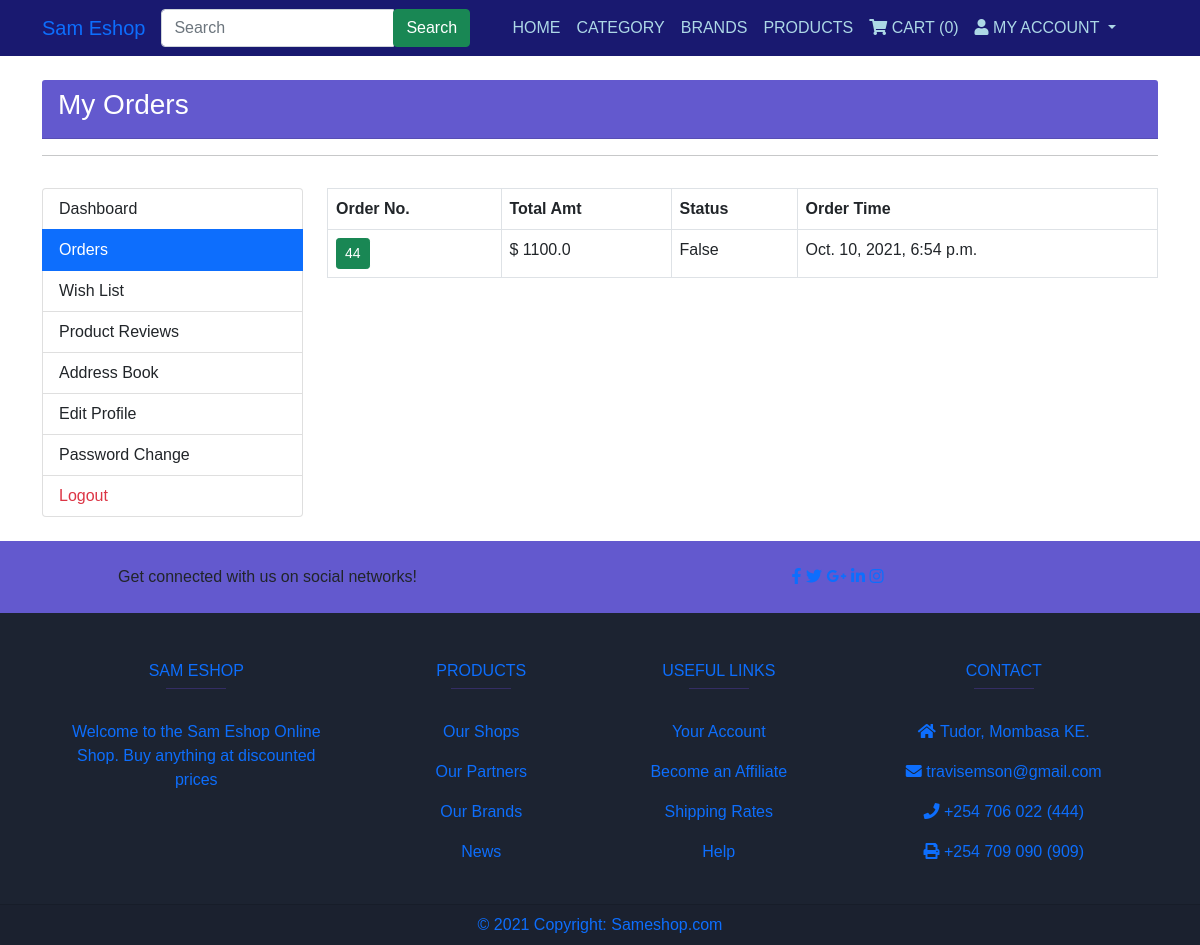
The app's page /my-orders (signed in) with its own data.
### main/models.py (models this page shows)
class CartOrder(models.Model):
    user = models.ForeignKey(User, on_delete=models.CASCADE)
    total_amt = models.FloatField()
    paid_status = models.BooleanField(default=False)
    order_dt = models.DateTimeField(auto_now_add=True)
    order_status = models.CharField(max_length=150, choices=status_choice, default='process')
    class Meta:
        verbose_name_plural = '8. Order'

### main/views.py (the view)
# urls.py: path('my-orders', views.my_orders, name='my_orders'),
def my_orders(request):
    orders = CartOrder.objects.filter(user=request.user).order_by('-id')
    return render(request, 'user/orders.html', {'orders': orders})

### main/template_context.py (called while the page is built)
def get_filters(request):
    cats = Product.objects.distinct().values('category__title', 'category__id')
    bands = Product.objects.distinct().values('brand__title', 'brand__id')
    colors = ProductAttribute.objects.distinct().values('color__title', 'color__id', 'color__color_code')
    sizes = ProductAttribute.objects.distinct().values('size__title', 'size__id')
    minMaxPrice = ProductAttribute.objects.aggregate(Min('price'), Max('price'))
    data = {
        'cats': cats,
        'bands': bands,
        'colors': colors,
        'sizes': sizes,
        'minMaxPrice': minMaxPrice,
    }
    return data

### main/templates/user/orders.html (shortened to what this page needs)
{% extends 'base.html' %}
{% load static %}
{% block content %}
<div class="container my-4">
    <div class="card-header bg-s">
        <h3 style="color: white">
            My Orders
        </h3>
    </div>
    <hr>
    <div class="row">
        <div class="col-md-3 pt-3">
            {% include 'user/usersidebar.html' %}
        </div>
        <div class="col-md-9">
            <div class="table-responsive pt-3">
                <table class="table table-bordered">
                    <thead>
                        <tr>
                            <th>Order No.</th>
                            <th>Total Amt</th>
                            <th>Status</th>
                            <th>Order Time</th>
                        </tr>
                    </thead>
                    <tbody>
                        {% for order in orders %}
                        <tr>
                            <td>
                                <a href="{% url 'my_order_items' order.id %}" class="btn btn-sm btn-success">{{ order.id }}</a>
                            </td>
                            <td>$ {{ order.total_amt }}</td>
                            <td>{{ order.paid_status }}</td>
                            <td>{{ order.order_dt }}</td>
                        </tr>
                    {% endfor %}
                    </tbody>
                </table>
            </div>
        </div>
    </div>
</div>
{% endblock %}

### main/static/css/style.css (style rules this page uses)
* { font-family: 'source-sans-pro-semibold', sans-serif; }

### main/templates/base.html (style rules this page uses)
a { text-decoration: none; }

### main/templates/user/orders.html (style rules this page uses)
a { text-decoration: none; }
.bg-s { background-color: #6359ce; }

### records on screen
CartOrder: id "44", total_amt "1100.0", paid_status "False", order_dt "Oct. 10, 2021, 6:54 p.m."

### other values on screen
{{ request.session.cartdata|length }} "0"
